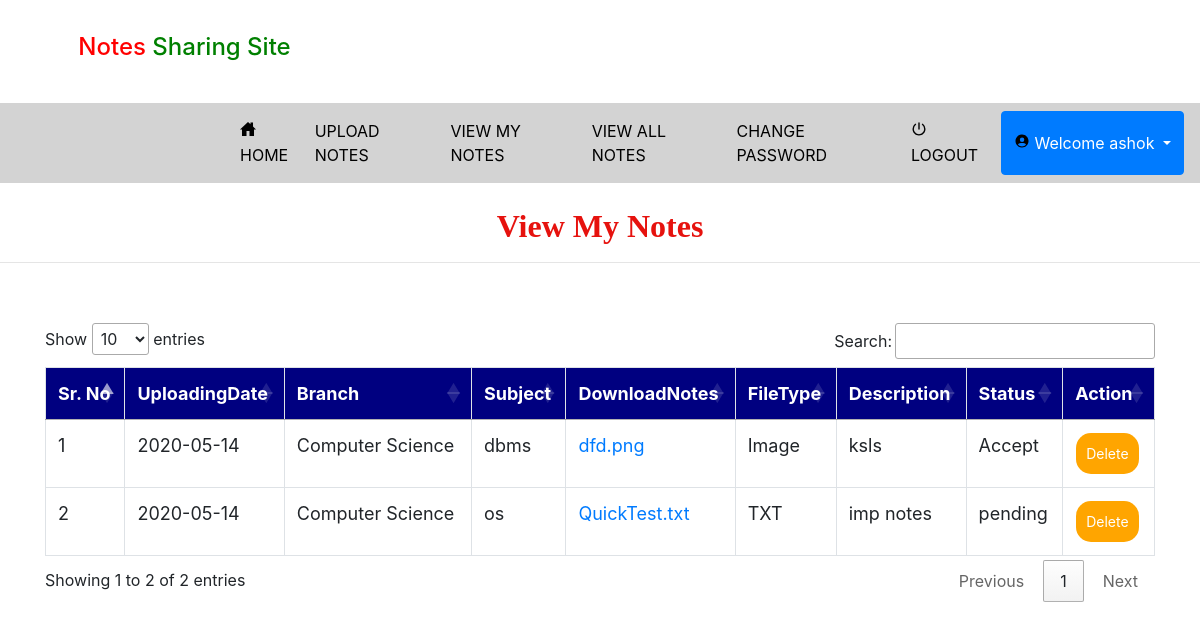
Page /view_mynotes (signed in) on the committed database.
### notes/models.py (models this page shows, shortened)
class Notes(models.Model):
    user = models.ForeignKey(User, on_delete=models.CASCADE, null=True)
    uploadingdate = models.CharField(max_length=30, null=True)
    branch = models.CharField(max_length=30, null=True)
    subject = models.CharField(max_length=30, null=True)
    notesfile = models.FileField(null=True)
    filetype = models.CharField(max_length=30, null=True)
    description = models.CharField(max_length=200, null=True)
    status = models.CharField(max_length=15, null=True)

### notes/views.py (the view)
# urls.py: path('view_mynotes', View_Mynotes, name="view_mynotes"),
def View_Mynotes(request):
    if not request.user.is_authenticated:
        return redirect('login')
    user = User.objects.get(id=request.user.id)
    notes = Notes.objects.filter(user=user)
    d = {'notes': notes}
    return render(request, 'view_mynotes.html', d)

### notes/templates/view_mynotes.html (shortened to what this page needs)
{% extends 'usernavigation.html' %}
{% block body %}
<center><h2 style = "font-family : 'Monotype Corsiva' ; color : #E6120E ; font-weight : bold;margin-top:2%">View My Notes</h2></center><hr>
 <div class="container">
<table class="table table-bordered" id="myTable">
  <thead>
  <tr>
    <th>Sr. No</th>
    <th>UploadingDate</th>
    <th>Branch</th>
    <th>Subject</th>
    <th>DownloadNotes</th>
    <th>FileType</th>
    <th>Description</th>
    <th>Status</th>
    <th>Action</th>
  </tr>
  </thead>
   <tbody>
{% for i in notes %}
  <tr>
      <td>{{forloop.counter}}</td>
    <td>{{i.uploadingdate}} </td>
    <td>{{i.branch}}</td>
    <td>{{i.subject}}</td>
      <td><a href="{{i.notesfile.url}}" download>{{i.notesfile}}</a> </td>
    <td>{{i.filetype}}</td>
    <td>{{i.description}}</td>
      <td>{{i.status}}</td>
    <td><a href="{% url 'delete_mynotes' i.id %}"><button class="button button1" onclick="return confirm('Are you sure?')">Delete</button></a></td>
  </tr>
   {% endfor %}
    </tbody>
</table>
 </div>
{% endblock %}

### notes/templates/usernavigation.html (shortened to what this page needs)
<!DOCTYPE html>
<html lang="en">
<head>
    {% load static %}
     <link rel="stylesheet" href="https://maxcdn.bootstrapcdn.com/bootstrap/4.0.0/css/bootstrap.min.css">
  <link rel = stylesheet href = "//cdn.datatables.net/1.10.19/css/jquery.dataTables.min.css">
<link rel="stylesheet" href="https://cdnjs.cloudflare.com/ajax/libs/font-awesome/4.7.0/css/font-awesome.min.css">
</head>
<body>
<div class="container">
    <h4 style="padding:3%"><span style="color:red">Notes</span> <span style="color:green"> Sharing Site</span></h4>
</div>
<nav class="navbar navbar-expand-sm" style="background-color:lightgrey">
  <ul class="navbar-nav">
   <li class="nav-item">
      <a class="nav-link" href="{% url 'home' %}" style="color:black;margin-left:200px"><ion-icon style="margin-right:2px" name="home-sharp"></ion-icon>HOME</a>
    </li>
    <li class="nav-item">
      <a class="nav-link" href="{% url 'upload_notes' %}" style="color:black">UPLOAD NOTES</a>
    </li>
    <li class="nav-item">
      <a class="nav-link" href="{% url 'view_mynotes' %}" style="color:black">VIEW MY NOTES</a>
    </li>
    <li class="nav-item">
      <a class="nav-link" href="{% url 'viewallnotesuser' %}" style="color:black">VIEW ALL NOTES</a>
    </li>
    <li class="nav-item">
      <a class="nav-link" href="{% url 'change_password' %}" style="color:black">CHANGE PASSWORD</a>
    </li>
   <li> <a class="nav-link" href="{% url 'logout' %}" style="color:black"><ion-icon style="margin-right:2px" name="power-sharp"></ion-icon>LOGOUT</a>
    </li>
      <div class="btn-group">
  <button type="button" class="btn btn-primary dropdown-toggle" data-toggle="dropdown" aria-haspopup="true" aria-expanded="false">
    <ion-icon style="margin-right:4px;color:black" name="person-circle-sharp"></ion-icon>Welcome {{request.user.first_name}}
  </button>
</div>
    </ul>
</nav>
{% block body %}
{% endblock %}
</body></html>

### notes/templates/usernavigation.html (style rules this page uses)
* { box-sizing: border-box; }
#myTable { border-collapse: collapse; width: 100%; border: 1px solid #ddd; font-size: 18px; }
#myTable th { text-align: left; padding: 12px; background-color: Navy; color: white; }
#myTable td { text-align: left; padding: 12px; background-color: white; }
#myTable tr { border-bottom: 1px solid #ddd; }
.button { background-color: orange; border: none; color: white; padding: 10px; text-align: center; text-decoration: none; display: inline-block; font-size: 14px; margin: 1px 1px; cursor: pointer; }
.button1 { border-radius: 15px; }

### rows in the picture
Notes: uploadingdate "2020-05-14", branch "Computer Science", subject "dbms", notesfile "dfd.png", filetype "Image", description "ksls", status "Accept"
Notes: uploadingdate "2020-05-14", branch "Computer Science", subject "os", notesfile "QuickTest.txt", filetype "TXT", description "imp notes", status "pending"

### other values in the picture
{{ request.user.first_name }} "ashok"
